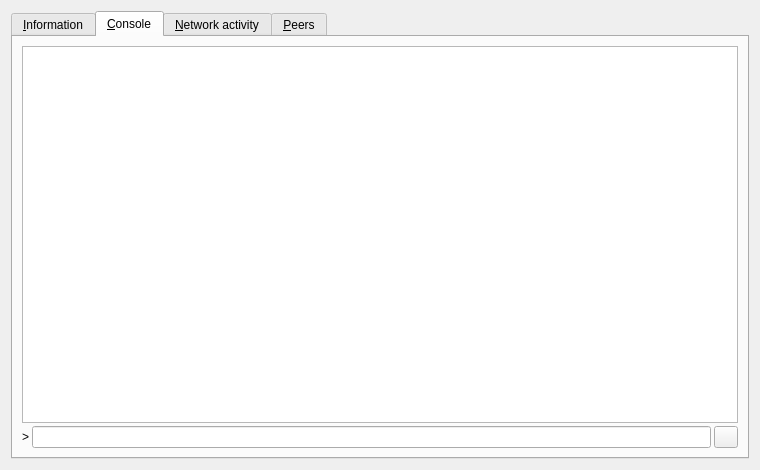
<?xml version="1.0" encoding="UTF-8"?>
<ui version="4.0">
 <class>RPCConsole</class>
 <widget class="QDialog" name="RPCConsole">
  <property name="geometry">
   <rect>
    <x>0</x>
    <y>0</y>
    <width>760</width>
    <height>470</height>
   </rect>
  </property>
  <property name="windowTitle">
   <string>Phoenixcoin - RPC Console</string>
  </property>
  <layout class="QVBoxLayout" name="verticalLayout_2">
   <item>
    <widget class="QTabWidget" name="tabWidget">
     <property name="currentIndex">
      <number>1</number>
     </property>
     <widget class="QWidget" name="tab_info">
      <attribute name="title">
       <string>&amp;Information</string>
      </attribute>
      <layout class="QGridLayout" name="gridLayout" columnstretch="0,0,1">
       <property name="horizontalSpacing">
        <number>12</number>
       </property>
       <item row="0" column="0">
        <widget class="QLabel" name="label_9">
         <property name="font">
          <font>
           <weight>75</weight>
           <bold>true</bold>
          </font>
         </property>
         <property name="text">
          <string>Phoenixcoin Core</string>
         </property>
        </widget>
       </item>
       <item row="1" column="0">
        <widget class="QLabel" name="label_6">
         <property name="text">
          <string>Client version</string>
         </property>
        </widget>
       </item>
       <item row="1" column="1">
        <widget class="QLabel" name="clientVersion">
         <property name="cursor">
          <cursorShape>IBeamCursor</cursorShape>
         </property>
         <property name="text">
          <string>N/A</string>
         </property>
         <property name="textFormat">
          <enum>Qt::PlainText</enum>
         </property>
         <property name="textInteractionFlags">
          <set>Qt::LinksAccessibleByMouse|Qt::TextSelectableByKeyboard|Qt::TextSelectableByMouse</set>
         </property>
        </widget>
       </item>
       <item row="2" column="0">
        <widget class="QLabel" name="label_14a">
         <property name="text">
          <string>using</string>
         </property>
         <property name="indent">
          <number>10</number>
         </property>
        </widget>
       </item>
       <item row="2" column="1">
        <widget class="QLabel" name="versionOpenSSL">
         <property name="cursor">
          <cursorShape>IBeamCursor</cursorShape>
         </property>
         <property name="text">
          <string>N/A</string>
         </property>
         <property name="textFormat">
          <enum>Qt::PlainText</enum>
         </property>
         <property name="textInteractionFlags">
          <set>Qt::LinksAccessibleByMouse|Qt::TextSelectableByKeyboard|Qt::TextSelectableByMouse</set>
         </property>
        </widget>
       </item>
       <item row="3" column="0">
        <widget class="QLabel" name="label_14b">
         <property name="text">
          <string>using</string>
         </property>
         <property name="indent">
          <number>10</number>
         </property>
        </widget>
       </item>
       <item row="3" column="1">
        <widget class="QLabel" name="versionBDB">
         <property name="cursor">
          <cursorShape>IBeamCursor</cursorShape>
         </property>
         <property name="text">
          <string>N/A</string>
         </property>
         <property name="textFormat">
          <enum>Qt::PlainText</enum>
         </property>
         <property name="textInteractionFlags">
          <set>Qt::LinksAccessibleByMouse|Qt::TextSelectableByKeyboard|Qt::TextSelectableByMouse</set>
         </property>
        </widget>
       </item>
       <item row="4" column="0">
        <widget class="QLabel" name="label_14c">
         <property name="text">
          <string>using</string>
         </property>
         <property name="indent">
          <number>10</number>
         </property>
        </widget>
       </item>
       <item row="4" column="1">
        <widget class="QLabel" name="versionBoost">
         <property name="cursor">
          <cursorShape>IBeamCursor</cursorShape>
         </property>
         <property name="text">
          <string>N/A</string>
         </property>
         <property name="textFormat">
          <enum>Qt::PlainText</enum>
         </property>
         <property name="textInteractionFlags">
          <set>Qt::LinksAccessibleByMouse|Qt::TextSelectableByKeyboard|Qt::TextSelectableByMouse</set>
         </property>
        </widget>
       </item>
       <item row="5" column="0">
        <widget class="QLabel" name="label_12">
         <property name="text">
          <string>Build date</string>
         </property>
        </widget>
       </item>
       <item row="5" column="1">
        <widget class="QLabel" name="buildDateTime">
         <property name="cursor">
          <cursorShape>IBeamCursor</cursorShape>
         </property>
         <property name="text">
          <string>N/A</string>
         </property>
         <property name="textFormat">
          <enum>Qt::PlainText</enum>
         </property>
         <property name="textInteractionFlags">
          <set>Qt::LinksAccessibleByMouse|Qt::TextSelectableByKeyboard|Qt::TextSelectableByMouse</set>
         </property>
        </widget>
       </item>
       <item row="6" column="0">
        <widget class="QLabel" name="label_13">
         <property name="text">
          <string>Launch date</string>
         </property>
        </widget>
       </item>
       <item row="6" column="1">
        <widget class="QLabel" name="launchDateTime">
         <property name="cursor">
          <cursorShape>IBeamCursor</cursorShape>
         </property>
         <property name="text">
          <string>N/A</string>
         </property>
         <property name="textFormat">
          <enum>Qt::PlainText</enum>
         </property>
         <property name="textInteractionFlags">
          <set>Qt::LinksAccessibleByMouse|Qt::TextSelectableByKeyboard|Qt::TextSelectableByMouse</set>
         </property>
        </widget>
       </item>
       <item row="7" column="0">
        <widget class="QLabel" name="label_11">
         <property name="font">
          <font>
           <weight>75</weight>
           <bold>true</bold>
          </font>
         </property>
         <property name="text">
          <string>Network</string>
         </property>
        </widget>
       </item>
       <item row="8" column="0">
        <widget class="QLabel" name="label_7">
         <property name="text">
          <string>Number of connections</string>
         </property>
        </widget>
       </item>
       <item row="8" column="1">
        <widget class="QLabel" name="numberOfConnections">
         <property name="cursor">
          <cursorShape>IBeamCursor</cursorShape>
         </property>
         <property name="text">
          <string>N/A</string>
         </property>
         <property name="textFormat">
          <enum>Qt::PlainText</enum>
         </property>
         <property name="textInteractionFlags">
          <set>Qt::LinksAccessibleByMouse|Qt::TextSelectableByKeyboard|Qt::TextSelectableByMouse</set>
         </property>
        </widget>
       </item>
       <item row="9" column="0">
        <widget class="QLabel" name="label_8">
         <property name="text">
          <string>On testnet</string>
         </property>
        </widget>
       </item>
       <item row="9" column="1">
        <widget class="QCheckBox" name="isTestNet">
         <property name="enabled">
          <bool>false</bool>
         </property>
         <property name="text">
          <string/>
         </property>
        </widget>
       </item>
       <item row="10" column="0">
        <widget class="QLabel" name="label_10">
         <property name="font">
          <font>
           <weight>75</weight>
           <bold>true</bold>
          </font>
         </property>
         <property name="text">
          <string>Block chain</string>
         </property>
        </widget>
       </item>
       <item row="11" column="0">
        <widget class="QLabel" name="label_3">
         <property name="text">
          <string>Current number of blocks</string>
         </property>
        </widget>
       </item>
       <item row="11" column="1">
        <widget class="QLabel" name="numberOfBlocks">
         <property name="cursor">
          <cursorShape>IBeamCursor</cursorShape>
         </property>
         <property name="text">
          <string>N/A</string>
         </property>
         <property name="textFormat">
          <enum>Qt::PlainText</enum>
         </property>
         <property name="textInteractionFlags">
          <set>Qt::LinksAccessibleByMouse|Qt::TextSelectableByKeyboard|Qt::TextSelectableByMouse</set>
         </property>
        </widget>
       </item>
       <item row="12" column="0">
        <widget class="QLabel" name="label_4">
         <property name="text">
          <string>Estimated total blocks</string>
         </property>
        </widget>
       </item>
       <item row="12" column="1">
        <widget class="QLabel" name="totalBlocks">
         <property name="cursor">
          <cursorShape>IBeamCursor</cursorShape>
         </property>
         <property name="text">
          <string>N/A</string>
         </property>
         <property name="textFormat">
          <enum>Qt::PlainText</enum>
         </property>
         <property name="textInteractionFlags">
          <set>Qt::LinksAccessibleByMouse|Qt::TextSelectableByKeyboard|Qt::TextSelectableByMouse</set>
         </property>
        </widget>
       </item>
       <item row="13" column="0">
        <widget class="QLabel" name="label_2">
         <property name="text">
          <string>Last block time</string>
         </property>
        </widget>
       </item>
       <item row="13" column="1">
        <widget class="QLabel" name="lastBlockTime">
         <property name="cursor">
          <cursorShape>IBeamCursor</cursorShape>
         </property>
         <property name="text">
          <string>N/A</string>
         </property>
         <property name="textFormat">
          <enum>Qt::PlainText</enum>
         </property>
         <property name="textInteractionFlags">
          <set>Qt::LinksAccessibleByMouse|Qt::TextSelectableByKeyboard|Qt::TextSelectableByMouse</set>
         </property>
        </widget>
       </item>
       <item row="14" column="0">
        <spacer name="verticalSpacer_2">
         <property name="orientation">
          <enum>Qt::Vertical</enum>
         </property>
         <property name="sizeHint" stdset="0">
          <size>
           <width>20</width>
           <height>20</height>
          </size>
         </property>
        </spacer>
       </item>
       <item row="15" column="0">
        <widget class="QLabel" name="labelDebugLogfile">
         <property name="font">
          <font>
           <weight>75</weight>
           <bold>true</bold>
          </font>
         </property>
         <property name="text">
          <string>Debug log file</string>
         </property>
        </widget>
       </item>
       <item row="15" column="1">
        <widget class="QLabel" name="labelCLOptions">
         <property name="font">
          <font>
           <weight>75</weight>
           <bold>true</bold>
          </font>
         </property>
         <property name="text">
          <string>Command line options</string>
         </property>
        </widget>
       </item>
       <item row="16" column="0">
        <widget class="QPushButton" name="openDebugLogfileButton">
         <property name="minimumSize">
          <size>
           <width>160</width>
           <height>48</height>
          </size>
         </property>
         <property name="maximumSize">
          <size>
           <width>160</width>
           <height>48</height>
          </size>
         </property>
         <property name="toolTip">
          <string>Open the Phoenixcoin debug log file from the current data directory. This can take a few seconds for large log files.</string>
         </property>
         <property name="text">
          <string>&amp;Open</string>
         </property>
         <property name="autoDefault">
          <bool>false</bool>
         </property>
        </widget>
       </item>
       <item row="16" column="1">
        <widget class="QPushButton" name="showCLOptionsButton">
         <property name="minimumSize">
          <size>
           <width>160</width>
           <height>48</height>
          </size>
         </property>
         <property name="maximumSize">
          <size>
           <width>160</width>
           <height>48</height>
          </size>
         </property>
         <property name="toolTip">
          <string>Show the Phoenixcoin-Qt help message to get a list with possible Phoenixcoin command line options.</string>
         </property>
         <property name="text">
          <string>&amp;Show</string>
         </property>
         <property name="autoDefault">
          <bool>false</bool>
         </property>
        </widget>
       </item>
       <item row="17" column="0">
        <spacer name="verticalSpacer">
         <property name="orientation">
          <enum>Qt::Vertical</enum>
         </property>
         <property name="sizeHint" stdset="0">
          <size>
           <width>20</width>
           <height>20</height>
          </size>
         </property>
        </spacer>
       </item>
       <item row="17" column="2">
        <spacer name="horizontalSpacer">
         <property name="orientation">
          <enum>Qt::Horizontal</enum>
         </property>
         <property name="sizeHint" stdset="0">
          <size>
           <width>20</width>
           <height>20</height>
          </size>
         </property>
        </spacer>
       </item>
      </layout>
     </widget>
     <widget class="QWidget" name="tab_console">
      <attribute name="title">
       <string>&amp;Console</string>
      </attribute>
      <layout class="QVBoxLayout" name="verticalLayout_3">
       <property name="spacing">
        <number>3</number>
       </property>
       <item>
        <widget class="QTextEdit" name="messagesWidget">
         <property name="minimumSize">
          <size>
           <width>0</width>
           <height>100</height>
          </size>
         </property>
         <property name="readOnly">
          <bool>true</bool>
         </property>
         <property name="tabKeyNavigation" stdset="0">
          <bool>false</bool>
         </property>
         <property name="columnCount" stdset="0">
          <number>2</number>
         </property>
        </widget>
       </item>
       <item>
        <layout class="QHBoxLayout" name="horizontalLayout">
         <property name="spacing">
          <number>3</number>
         </property>
         <item>
          <widget class="QLabel" name="label">
           <property name="text">
            <string notr="true">&gt;</string>
           </property>
          </widget>
         </item>
         <item>
          <widget class="QLineEdit" name="lineEdit"/>
         </item>
         <item>
          <widget class="QPushButton" name="clearButton">
           <property name="maximumSize">
            <size>
             <width>24</width>
             <height>24</height>
            </size>
           </property>
           <property name="toolTip">
            <string>Clear console</string>
           </property>
           <property name="text">
            <string/>
           </property>
           <property name="icon">
            <iconset resource="../phoenixcoin.qrc">
             <normaloff>:/icons/remove</normaloff>:/icons/remove</iconset>
           </property>
           <property name="shortcut">
            <string notr="true">Ctrl+L</string>
           </property>
           <property name="autoDefault">
            <bool>false</bool>
           </property>
          </widget>
         </item>
        </layout>
       </item>
      </layout>
     </widget>
     <widget class="QWidget" name="tab_nettraffic">
      <attribute name="title">
       <string>&amp;Network activity</string>
      </attribute>
      <layout class="QHBoxLayout" name="horizontalLayout_3">
       <item>
        <layout class="QVBoxLayout" name="verticalLayout_4">
         <item>
          <widget class="TrafficGraphWidget" name="trafficGraph" native="true">
           <property name="sizePolicy">
            <sizepolicy hsizetype="Expanding" vsizetype="Expanding">
             <horstretch>0</horstretch>
             <verstretch>0</verstretch>
            </sizepolicy>
           </property>
          </widget>
         </item>
         <item>
          <layout class="QHBoxLayout" name="horizontalLayout_2">
           <item>
            <widget class="Line" name="line">
             <property name="sizePolicy">
              <sizepolicy hsizetype="Fixed" vsizetype="Fixed">
               <horstretch>0</horstretch>
               <verstretch>0</verstretch>
              </sizepolicy>
             </property>
             <property name="minimumSize">
              <size>
               <width>10</width>
               <height>0</height>
              </size>
             </property>
             <property name="palette">
              <palette>
               <active>
                <colorrole role="Light">
                 <brush brushstyle="SolidPattern">
                  <color alpha="255">
                   <red>0</red>
                   <green>255</green>
                   <blue>0</blue>
                  </color>
                 </brush>
                </colorrole>
               </active>
               <inactive>
                <colorrole role="Light">
                 <brush brushstyle="SolidPattern">
                  <color alpha="255">
                   <red>0</red>
                   <green>255</green>
                   <blue>0</blue>
                  </color>
                 </brush>
                </colorrole>
               </inactive>
               <disabled>
                <colorrole role="Light">
                 <brush brushstyle="SolidPattern">
                  <color alpha="255">
                   <red>0</red>
                   <green>255</green>
                   <blue>0</blue>
                  </color>
                 </brush>
                </colorrole>
               </disabled>
              </palette>
             </property>
             <property name="orientation">
              <enum>Qt::Horizontal</enum>
             </property>
            </widget>
           </item>
           <item>
            <widget class="QLabel" name="label_16">
             <property name="text">
              <string>Received:</string>
             </property>
            </widget>
           </item>
           <item>
            <widget class="QLabel" name="lblBytesRx">
             <property name="minimumSize">
              <size>
               <width>60</width>
               <height>0</height>
              </size>
             </property>
             <property name="alignment">
              <set>Qt::AlignLeading|Qt::AlignLeft|Qt::AlignVCenter</set>
             </property>
            </widget>
           </item>
           <item>
            <widget class="Line" name="line_2">
             <property name="sizePolicy">
              <sizepolicy hsizetype="Fixed" vsizetype="Fixed">
               <horstretch>0</horstretch>
               <verstretch>0</verstretch>
              </sizepolicy>
             </property>
             <property name="minimumSize">
              <size>
               <width>10</width>
               <height>0</height>
              </size>
             </property>
             <property name="palette">
              <palette>
               <active>
                <colorrole role="Light">
                 <brush brushstyle="SolidPattern">
                  <color alpha="255">
                   <red>255</red>
                   <green>0</green>
                   <blue>0</blue>
                  </color>
                 </brush>
                </colorrole>
               </active>
               <inactive>
                <colorrole role="Light">
                 <brush brushstyle="SolidPattern">
                  <color alpha="255">
                   <red>255</red>
                   <green>0</green>
                   <blue>0</blue>
                  </color>
                 </brush>
                </colorrole>
               </inactive>
               <disabled>
                <colorrole role="Light">
                 <brush brushstyle="SolidPattern">
                  <color alpha="255">
                   <red>255</red>
                   <green>0</green>
                   <blue>0</blue>
                  </color>
                 </brush>
                </colorrole>
               </disabled>
              </palette>
             </property>
             <property name="orientation">
              <enum>Qt::Horizontal</enum>
             </property>
            </widget>
           </item>
           <item>
            <widget class="QLabel" name="label_17">
             <property name="text">
              <string>Transmitted:</string>
             </property>
            </widget>
           </item>
           <item>
            <widget class="QLabel" name="lblBytesTx">
             <property name="minimumSize">
              <size>
               <width>60</width>
               <height>0</height>
              </size>
             </property>
             <property name="alignment">
              <set>Qt::AlignLeading|Qt::AlignLeft|Qt::AlignVCenter</set>
             </property>
            </widget>
           </item>
           <item>
            <widget class="QSlider" name="sldGraphRange">
             <property name="minimum">
              <number>1</number>
             </property>
             <property name="maximum">
              <number>288</number>
             </property>
             <property name="pageStep">
              <number>12</number>
             </property>
             <property name="value">
              <number>6</number>
             </property>
             <property name="orientation">
              <enum>Qt::Horizontal</enum>
             </property>
            </widget>
           </item>
           <item>
            <widget class="QLabel" name="lblGraphRange">
             <property name="minimumSize">
              <size>
               <width>70</width>
               <height>0</height>
              </size>
             </property>
             <property name="alignment">
              <set>Qt::AlignCenter</set>
             </property>
            </widget>
           </item>
           <item>
            <widget class="QPushButton" name="btnClearTrafficGraph">
             <property name="text">
              <string>&amp;Clear</string>
             </property>
            </widget>
           </item>
          </layout>
         </item>
        </layout>
       </item>
      </layout>
      </widget>
      <widget class="QWidget" name="tab_peers">
       <attribute name="title">
        <string>&amp;Peers</string>
       </attribute>
       <layout class="QVBoxLayout" name="verticalLayout_5">
        <item>
         <widget class="QTableWidget" name="peerTableWidget">
          <property name="alternatingRowColors">
           <bool>true</bool>
          </property>
          <property name="selectionMode">
           <enum>QAbstractItemView::NoSelection</enum>
          </property>
          <property name="editTriggers">
           <set>QAbstractItemView::NoEditTriggers</set>
          </property>
          <property name="showGrid">
           <bool>false</bool>
          </property>
          <property name="wordWrap">
           <bool>false</bool>
          </property>
         </widget>
        </item>
       </layout>
      </widget>
     </widget>
    </item>
   </layout>
  </widget>
  <customwidgets>
  <customwidget>
   <class>TrafficGraphWidget</class>
   <extends>QWidget</extends>
   <header>trafficgraphwidget.h</header>
   <container>1</container>
   <slots>
    <slot>clear()</slot>
   </slots>
  </customwidget>
 </customwidgets>
 <resources>
  <include location="../phoenixcoin.qrc"/>
 </resources>
 <connections/>
</ui>
